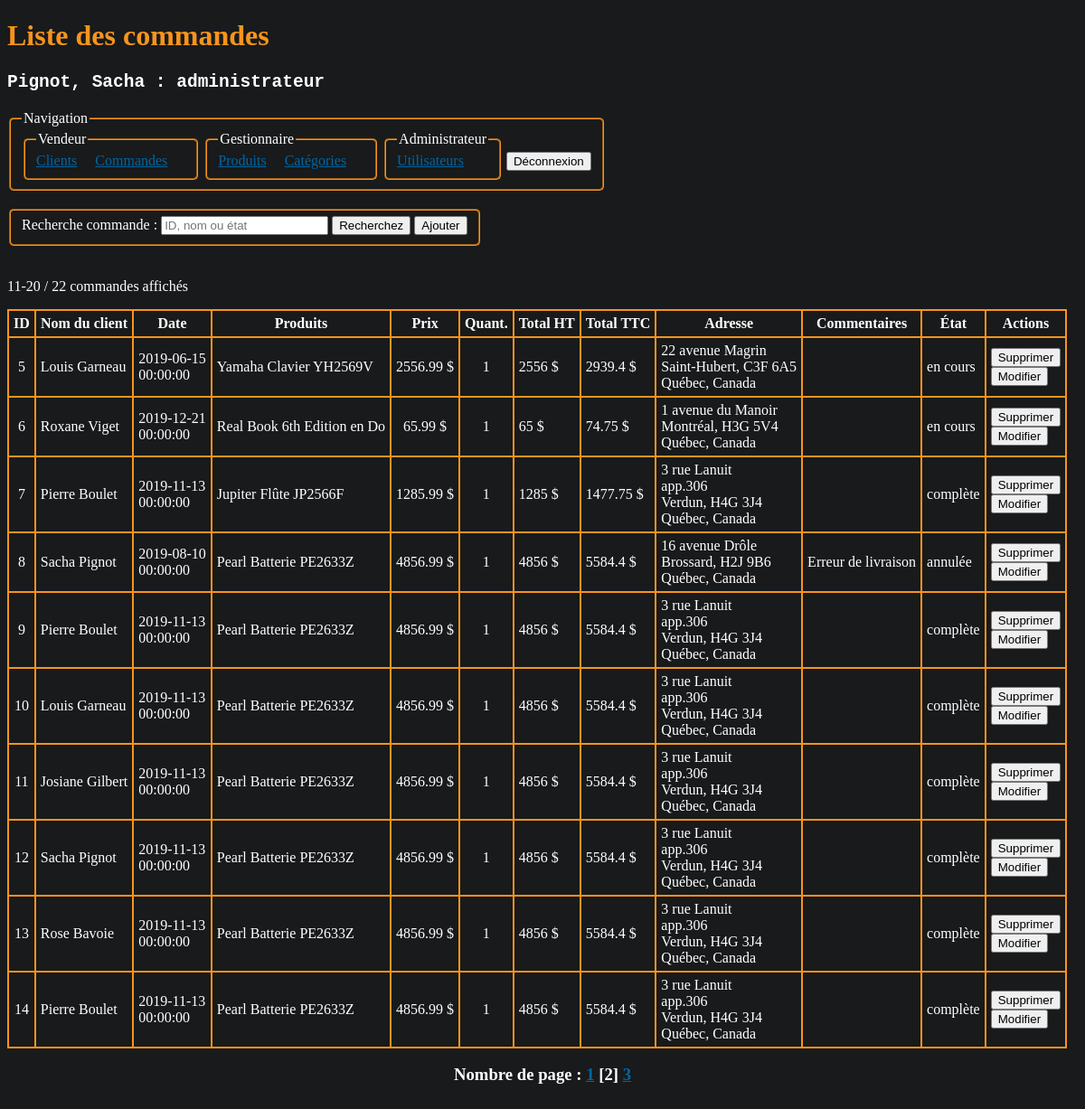
/commandes/index.php?page=2 (signed in), run on the app's committed database.
### tables this page shows
CREATE TABLE IF NOT EXISTS `commandes_produits` (
  `fk_commande_id` INT NOT NULL,
  `fk_produit_id` INT NOT NULL,
  `commande_produit_quantite` INT NOT NULL,
  PRIMARY KEY (`fk_produit_id`, `fk_commande_id`),
  INDEX `fk_commandes_has_produits_produits1_idx` (`fk_produit_id` ASC),
  INDEX `fk_commandes_has_produits_Commandes1_idx` (`fk_commande_id` ASC),
  CONSTRAINT `fk_commandes_has_produits_commandes1`
    FOREIGN KEY (`fk_commande_id`)
    REFERENCES `commandes` (`commande_id`)
    ON DELETE NO ACTION
    ON UPDATE NO ACTION,
  CONSTRAINT `fk_commandes_has_produits_produits1`
    FOREIGN KEY (`fk_produit_id`)
    REFERENCES `produits` (`produit_id`)
    ON DELETE NO ACTION
    ON UPDATE NO ACTION);

CREATE TABLE IF NOT EXISTS `commandes` (
  `commande_id` INT NOT NULL AUTO_INCREMENT,
  `commande_date` TIMESTAMP NOT NULL DEFAULT CURRENT_TIMESTAMP,
  `commande_adresse` VARCHAR(255) NOT NULL,
  `commande_adresse2` VARCHAR(255) NULL,
  `commande_adresse_ville` VARCHAR(255) NOT NULL,
  `commande_adresse_cp` VARCHAR(255) NOT NULL,
  `commande_etat` VARCHAR(255) NOT NULL DEFAULT "en cours",
  `commande_commentaires` VARCHAR(255) NULL,
  `fk_client_id` INT NOT NULL,
  PRIMARY KEY (`commande_id`),
  INDEX `fk_commandes_clients_idx` (`fk_client_id` ASC),
  CONSTRAINT `fk_commandes_clients`
    FOREIGN KEY (`fk_client_id`)
    REFERENCES `clients` (`client_id`)
    ON DELETE NO ACTION
    ON UPDATE NO ACTION);

### inc/sql.php (called while the page is built, shortened)
    <?php
function NombreCommandes($conn)
{
    $req = "SELECT COUNT(commande_id) AS 'nombre' FROM commandes";
    if ($result = mysqli_query($conn, $req)) {
        $nbResult = mysqli_num_rows($result);
        if ($nbResult) {
            mysqli_data_seek($result, 0);
            $row = mysqli_fetch_array($result, MYSQLI_ASSOC);
            $nombre = $row["nombre"];
        }
        return $nombre;
    } else {
        errSQL($conn);
        exit;
    }
}
function ListerCommandes($conn, $recherche = "", $offset, $nbrParPage)
{
    $recherche = "%" . $recherche . "%";
    $req = "SELECT
    C.commande_id as 'commande_id',
    CONCAT(CL.client_prenom, ' ', CL.client_nom) as 'client_nom',
    SUBSTRING(C.commande_date, 1, 10) as 'date',
    SUBSTRING(C.commande_date, 12, 8) as 'heure',
    P.produit_nom as 'produit',
    CP.commande_produit_quantite as 'quantite',
    P.produit_prix as 'prix',
    C.commande_adresse as 'adresse',
    C.commande_adresse2 as 'adresse2',
    C.commande_adresse_ville as 'adresse_ville',
    C.commande_adresse_cp as 'adresse_cp',
    C.commande_commentaires as 'commentaires',
    C.commande_etat as 'etat'
    FROM
        commandes as C
    INNER JOIN
        commandes_produits as CP on CP.fk_commande_id = C.commande_id
    INNER JOIN
        produits as P on P.produit_id = CP.fk_produit_id
    INNER JOIN
        clients as CL on CL.client_id = C.fk_client_id
    WHERE (CL.client_prenom LIKE '$recherche') OR (CL.client_nom LIKE '$recherche') OR (C.commande_id LIKE '$recherche') OR (C.commande_etat LIKE '$recherche')
    ORDER BY `commande_id` ASC
    LIMIT $offset, $nbrParPage";
    if ($result = mysqli_query($conn, $req, MYSQLI_STORE_RESULT)) {
        $nbResult = mysqli_num_rows($result);
        $liste = array();
        if ($nbResult) {
            mysqli_data_seek($result, 0);
            $commande_id = "";
            $commande_client = "";
            $commande_date = "";
            $commande_heure = "";
            $commande_produit = "";
            $commande_produit_quantite = "";
            $commande_produit_prix = "";
            $commande_total_HT = "";
            $commande_total_TTC = "";
            $commande_adresse = "";
            $commande_adresse2 = "";
            $commande_adresse_ville = "";
            $commande_adresse_cp = "";
            $commande_commentaires = "";
            $commande_etat = "";
            while ($row = mysqli_fetch_array($result, MYSQLI_ASSOC)) {
                if ($commande_id !== $row['commande_id']) {
                    if ($commande_id !== "") {
                        $liste[] = array(
                            'commande_id' => $commande_id,
                            'commande_client' => $commande_client,
                            'commande_date' => $commande_date,
                            'commande_heure' => $commande_heure,
                            'commande_produit' => $commande_produit,
                            'commande_produit_quantite' => $commande_produit_quantite,
                            'commande_produit_prix' => $commande_produit_prix,
                            'commande_total_ht' => $commande_total_HT,
                            'commande_total_ttc' => $commande_total_TTC,
                            'commande_adresse' => $commande_adresse,
                            'commande_adresse2' => $commande_adresse2,
                            'commande_adresse_ville' => $commande_adresse_ville,
                            'commande_adresse_cp' => $commande_adresse_cp,
                            'commande_commentaires' => $commande_commentaires,
                            'commande_etat' => $commande_etat
                        );
                    }
                    $commande_id = $row['commande_id'];
                    $commande_client = $row['client_nom'];
                    $commande_date = $row['date'];
                    $commande_heure = $row['heure'];
                    $commande_produit = [];
                    $commande_produit_prix = [];
                    $commande_produit_quantite = [];
                    $commande_adresse = $row['adresse'];
                    $commande_adresse2 = $row['adresse2'];
                    $commande_adresse_ville = $row['adresse_ville'];
                    $commande_adresse_cp = $row['adresse_cp'];
                    $commande_commentaires = $row['commentaires'];
                    $commande_etat = $row['etat'];
                }
                $commande_produit[] = $row['produit'];
                $commande_produit_prix[] = $row['prix'] . " $";
                $commande_produit_quantite[] = $row['quantite'];
                $commande_total_HT = 0;
                for ($i = 0; $i < count($commande_produit_prix); ++$i) {
                    $commande_total_HT = $commande_total_HT + intval($commande_produit_prix[$i]);
                }
                $commande_total_TTC = $commande_total_HT * 1.15;
                $commande_total_HT = $commande_total_HT . " $";
                $commande_total_TTC = $commande_total_TTC . " $";
            }
            $liste[] = array(
                'commande_id' => $commande_id,
                'commande_client' => $commande_client,
                'commande_date' => $commande_date,
                'commande_heure' => $commande_heure,
                'commande_produit' => $commande_produit,
                'commande_produit_prix' => $commande_produit_prix,
                'commande_produit_quantite' => $commande_produit_quantite,
                'commande_total_ht' => $commande_total_HT,
                'commande_total_ttc' => $commande_total_TTC,
                'commande_adresse' => $commande_adresse,
                'commande_adresse2' => $commande_adresse2,
                'commande_adresse_ville' => $commande_adresse_ville,
                'commande_adresse_cp' => $commande_adresse_cp,
                'commande_commentaires' => $commande_commentaires,
                'commande_etat' => $commande_etat
            );
            return $liste;
        } else {
            errSQL($conn);
            exit;
        }
    }
}
            mysqli_rollback($conn); ?>

### commandes/index.php (the view, shortened to what this page needs)
<?php
require_once("../inc/sql.php");
$recherche = isset($_POST['recherche']) ? trim($_POST['recherche']) : "";
$nombreCommandes = NombreCommandes($conn);
$nombrePages = ceil($nombreCommandes / 10);
$pageActuelle = 1;
if (isset($_GET['page'])) {
    $pageActuelle = $_GET['page'];
} elseif ($pageActuelle > $nombrePages) {
    $pageActuelle = $nombrePages;
} else {
    $pageActuelle = 1;
}
$offset = ($pageActuelle - 1) * 10;
$nbrParPage =
$liste = ListerCommandes($conn, $recherche, $offset, 10);
?>
<!DOCTYPE html>
<html lang="fr">
<head>
    <link rel="stylesheet" href="../assets/css/main.css">
</head>
<body>
    <h1>Liste des commandes</h1>
    <h2>
        <pre><?= $_SESSION['utilisateur']["utilisateur_nom"] . ", " . $_SESSION['utilisateur']["utilisateur_prenom"] . " : " . $_SESSION['utilisateur']["utilisateur_type"] ?></pre>
    </h2>
    <?php include("../menu.php"); ?>
    <form id="recherche" action="" method="post">
        <fieldset>
            <label>Recherche commande : </label>
            <input type="text" name="recherche" value="<?= $recherche ?>" placeholder="ID, nom ou état">
            <input type="submit" value="Recherchez">
            <button class="ajout"><a href="ajout.php">Ajouter</a></button>
        </fieldset>
    </form>
    <p><?= $offset + 1 ?>-<?= (($offset + 1) + 9) > $nombreCommandes ? $nombreCommandes : (($offset + 1) + 9) ?> / <?= $nombreCommandes ?> commandes affichés</p>
    <table>
        <tr>
            <th>ID</th>
            <th>Nom du client</th>
            <th>Date</th>
            <th>Produits</th>
            <th>Prix</th>
            <th>Quant.</th>
            <th>Total HT</th>
            <th>Total TTC</th>
            <th>Adresse</th>
            <th>Commentaires</th>
            <th>État</th>
            <th>Actions</th>
        </tr>
        <?php
        foreach ($liste as $row) :
        ?>
            <tr>
                <td style="text-align: center;"><?= $row["commande_id"] ?></td>
                <td><?= $row["commande_client"] ?></td>
                <td><?= $row["commande_date"] . "<br>" . $row["commande_heure"] ?></td>
                <td><?= implode("<br>", $row["commande_produit"]) ?></td>
                <td style="text-align: center;"><?= implode("<br>", $row["commande_produit_prix"]) ?></td>
                <td style="text-align: center;"><?= implode("<br>", $row["commande_produit_quantite"]) ?></td>
                <td><?= $row["commande_total_ht"] ?></td>
                <td><?= $row["commande_total_ttc"] ?></td>
                <td><?php echo $row["commande_adresse"];
                    echo isset($row["commande_adresse2"]) ? "<br>" . $row["commande_adresse2"] : "";
                    echo "<br>" . $row["commande_adresse_ville"] . ", " . $row["commande_adresse_cp"] .
                        "<br>Québec, Canada" ?></td>
                <td><?= $row["commande_commentaires"] ?></td>
                <td><?= $row["commande_etat"] ?></td>
                <td>
                    <form action="" method="post">
                        <input type="submit" value="Supprimer">
                    </form>
                    <form action="" method="post">
                        <input type="submit" value="Modifier">
                    </form>
                </td>
            </tr>
        <?php endforeach; ?>
    </table>
    <h3 class="pagination">Nombre de page :
        <?php
        for ($i = 1; $i <= $nombrePages; ++$i) {
            if ($i == $pageActuelle) {
                echo "[" . $i . "] ";
            } else {
                echo "<a href=index.php?page=" . $i . ">" . $i . "</a> ";
            }
        }
        ?>
    </h3>
</body>
</html>

### assets/css/style.css (style rules this page uses)
body { background-color: #181a1b; color: white; padding-bottom: 200px; }
h1 { color: #F7941D; }
a { color: #0066a4; }
button a { text-decoration: none; color: black; }
fieldset { display: inline; border-radius: 5px; border-color: #F7941D ; margin-bottom: 20px; }
table { border-collapse: collapse; }
table,th, td { border: 2px solid #F7941D; }
th, td { padding: 5px; }
.pagination { text-align: center; }

### data on the page
commandes_produits: fk_commande.commande_id "5", commande_client "Louis Garneau", commande_date "2019-06-15", commande_heure "00:00:00", commande_produit "Yamaha Clavier YH2569V", commande_produit_prix "2556.99 $", commande_produit_quantite "1", commande_total_ht "2556 $", commande_total_ttc "2939.4 $", fk_commande.commande_adresse "22 avenue Magrin", fk_commande.commande_adresse_ville "Saint-Hubert", fk_commande.commande_adresse_cp "C3F 6A5", fk_commande.commande_etat "en cours"
commandes_produits: fk_commande.commande_id "6", commande_client "Roxane Viget", commande_date "2019-12-21", commande_heure "00:00:00", commande_produit "Real Book 6th Edition en Do", commande_produit_prix "65.99 $", commande_produit_quantite "1", commande_total_ht "65 $", commande_total_ttc "74.75 $", fk_commande.commande_adresse "1 avenue du Manoir", fk_commande.commande_adresse_ville "Montréal", fk_commande.commande_adresse_cp "H3G 5V4", fk_commande.commande_etat "en cours"
commandes_produits: fk_commande.commande_id "7", commande_client "Pierre Boulet", commande_date "2019-11-13", commande_heure "00:00:00", commande_produit "Jupiter Flûte JP2566F", commande_produit_prix "1285.99 $", commande_produit_quantite "1", commande_total_ht "1285 $", commande_total_ttc "1477.75 $", fk_commande.commande_adresse "3 rue Lanuit", fk_commande.commande_adresse2 "app.306", fk_commande.commande_adresse_ville "Verdun", fk_commande.commande_adresse_cp "H4G 3J4", fk_commande.commande_etat "complète"
commandes_produits: fk_commande.commande_id "8", commande_client "Sacha Pignot", commande_date "2019-08-10", commande_heure "00:00:00", commande_produit "Pearl Batterie PE2633Z", commande_produit_prix "4856.99 $", commande_produit_quantite "1", commande_total_ht "4856 $", commande_total_ttc "5584.4 $", fk_commande.commande_adresse "16 avenue Drôle", fk_commande.commande_adresse_ville "Brossard", fk_commande.commande_adresse_cp "H2J 9B6", fk_commande.commande_commentaires "Erreur de livraison", fk_commande.commande_etat "annulée"
commandes_produits: fk_commande.commande_id "9", commande_client "Pierre Boulet", commande_date "2019-11-13", commande_heure "00:00:00", commande_produit "Pearl Batterie PE2633Z", commande_produit_prix "4856.99 $", commande_produit_quantite "1", commande_total_ht "4856 $", commande_total_ttc "5584.4 $", fk_commande.commande_adresse "3 rue Lanuit", fk_commande.commande_adresse2 "app.306", fk_commande.commande_adresse_ville "Verdun", fk_commande.commande_adresse_cp "H4G 3J4", fk_commande.commande_etat "complète"
commandes_produits: fk_commande.commande_id "10", commande_client "Louis Garneau", commande_date "2019-11-13", commande_heure "00:00:00", commande_produit "Pearl Batterie PE2633Z", commande_produit_prix "4856.99 $", commande_produit_quantite "1", commande_total_ht "4856 $", commande_total_ttc "5584.4 $", fk_commande.commande_adresse "3 rue Lanuit", fk_commande.commande_adresse2 "app.306", fk_commande.commande_adresse_ville "Verdun", fk_commande.commande_adresse_cp "H4G 3J4", fk_commande.commande_etat "complète"
commandes_produits: fk_commande.commande_id "11", commande_client "Josiane Gilbert", commande_date "2019-11-13", commande_heure "00:00:00", commande_produit "Pearl Batterie PE2633Z", commande_produit_prix "4856.99 $", commande_produit_quantite "1", commande_total_ht "4856 $", commande_total_ttc "5584.4 $", fk_commande.commande_adresse "3 rue Lanuit", fk_commande.commande_adresse2 "app.306", fk_commande.commande_adresse_ville "Verdun", fk_commande.commande_adresse_cp "H4G 3J4", fk_commande.commande_etat "complète"
commandes_produits: fk_commande.commande_id "12", commande_client "Sacha Pignot", commande_date "2019-11-13", commande_heure "00:00:00", commande_produit "Pearl Batterie PE2633Z", commande_produit_prix "4856.99 $", commande_produit_quantite "1", commande_total_ht "4856 $", commande_total_ttc "5584.4 $", fk_commande.commande_adresse "3 rue Lanuit", fk_commande.commande_adresse2 "app.306", fk_commande.commande_adresse_ville "Verdun", fk_commande.commande_adresse_cp "H4G 3J4", fk_commande.commande_etat "complète"
commandes_produits: fk_commande.commande_id "13", commande_client "Rose Bavoie", commande_date "2019-11-13", commande_heure "00:00:00", commande_produit "Pearl Batterie PE2633Z", commande_produit_prix "4856.99 $", commande_produit_quantite "1", commande_total_ht "4856 $", commande_total_ttc "5584.4 $", fk_commande.commande_adresse "3 rue Lanuit", fk_commande.commande_adresse2 "app.306", fk_commande.commande_adresse_ville "Verdun", fk_commande.commande_adresse_cp "H4G 3J4", fk_commande.commande_etat "complète"
commandes_produits: fk_commande.commande_id "14", commande_client "Pierre Boulet", commande_date "2019-11-13", commande_heure "00:00:00", commande_produit "Pearl Batterie PE2633Z", commande_produit_prix "4856.99 $", commande_produit_quantite "1", commande_total_ht "4856 $", commande_total_ttc "5584.4 $", fk_commande.commande_adresse "3 rue Lanuit", fk_commande.commande_adresse2 "app.306", fk_commande.commande_adresse_ville "Verdun", fk_commande.commande_adresse_cp "H4G 3J4", fk_commande.commande_etat "complète"

### other printed values
$_SESSION['utilisateur']["utilisateur_nom"] "Pignot"
$_SESSION['utilisateur']["utilisateur_prenom"] "Sacha"
$_SESSION['utilisateur']["utilisateur_type"] "administrateur"
$offset + 1 "11"
$nombreCommandes "22"
